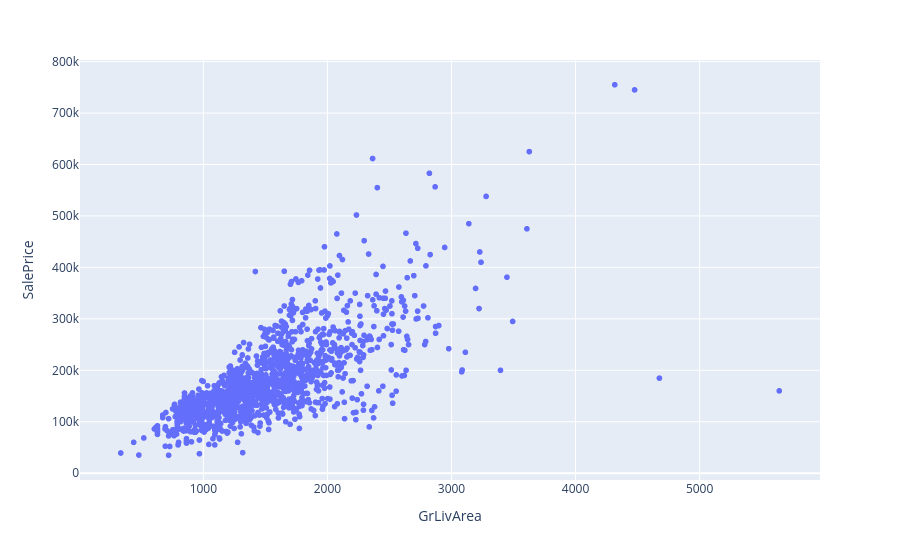

Notebook cell for this chart:
### Code cell
px.scatter(fe_df, x="GrLivArea", y="SalePrice")

### Figure 1 — Plotly figure (JSON) as saved in the notebook; plotly's stock layout.template omitted (floating-point values rounded to 4 significant figures; data arrays with more than 128 entries replaced by an {"elided": "..."} marker saying what was removed)
{"data": [{"hovertemplate": "GrLivArea=%{x}<br>SalePrice=%{y}<extra></extra>", "legendgroup": "", "marker": {"color": "#636efa", "symbol": "circle"}, "mode": "markers", "name": "", "showlegend": false, "type": "scattergl", "x": {"elided": "1460 int values"}, "xaxis": "x", "y": {"elided": "1460 int values"}, "yaxis": "y"}], "layout": {"legend": {"tracegroupgap": 0}, "margin": {"t": 60}, "xaxis": {"anchor": "y", "domain": [0, 1], "title": {"text": "GrLivArea"}}, "yaxis": {"anchor": "x", "domain": [0, 1], "title": {"text": "SalePrice"}}}}
